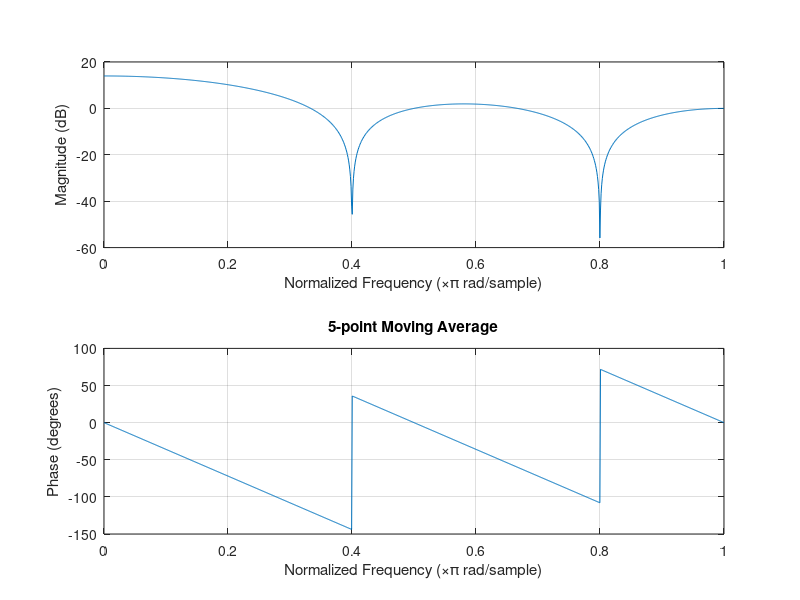
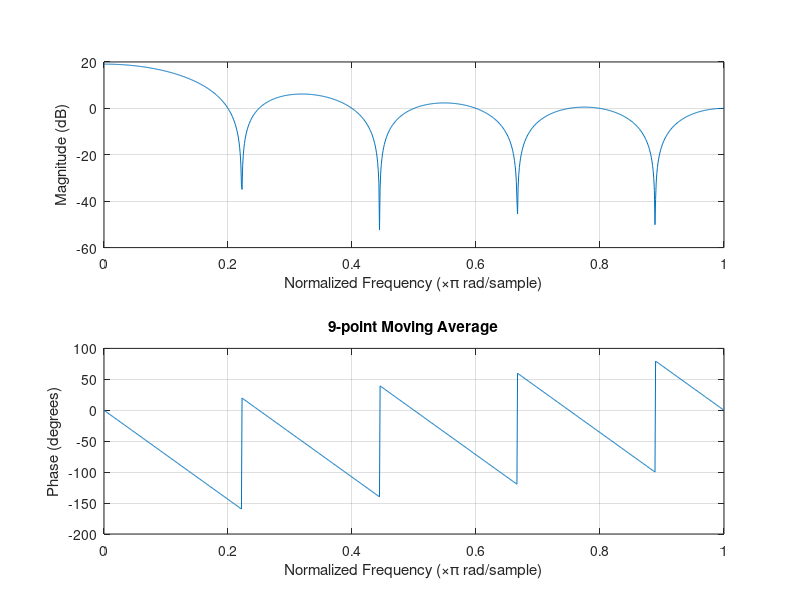

MATLAB code for these plots, in order: (Note: this script raises an error after producing the figures.)
clear; clc; close all;

b1 = [1 1 1 1 1]; a1=1;
b2 = [1 1 1 1 1 1 1 1 1]; a2=1;

b1n = b1/sum(b1);
b2n = b2/sum(b2);

figure;
subplot(2,1,1); freqz(b1, a1, 1024); title('5-point Moving Average');

figure;
subplot(2,1,2); freqz(b2, a2, 1024); title('9-point Moving Average');

[z1,p1,k1] = tf2zpk(b1n, a1);
[z2,p2,k2] = tf2zpk(b2n, a2);

figure;
subplot(1,2,1); zplane(z1,p1); title('Zeroes/Poles: 5-point MA');
subplot(1,2,2); zplane(z2,p2); title('Zeroes/Poles: 9-point MA');
